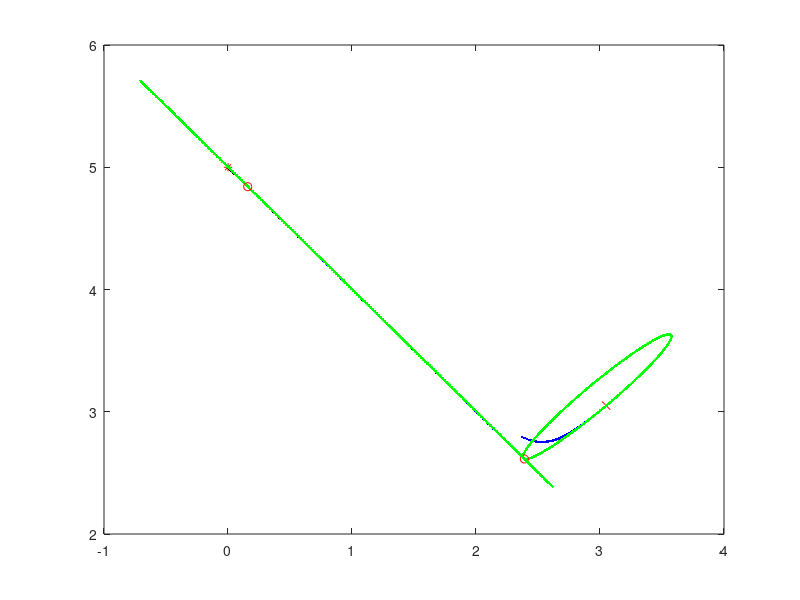

Source code (MATLAB):
function [x,obj,kk,infe,m1,n1]=infeasibleexample
%DATA: A b c come from function arguments
%Parameter: d=1 for degenerate problems making matrix full rank is applied
% ================plot chart example===============
global p0 A bhat chat m n e that cgold tmpW 
cgold = (-1+sqrt(5))/2;
A=[1 1]; b=5; c=[1 0]'; p0=[-1 2 1 2 3]'; %my example
wopt=[0  1];
plotEx = 1;
%%%central path of this problem
s1=[];
s2=[];
x1=[];
x2=[];
for u=1.05:-0.05:0.05
    d=((5-2*u)-sqrt((5-2*u)^2+20*u))/10;
    s1=[s1 1-d];
    s2=[s2 -d];
    x1=[x1 u/(1-d)];
    x2=[x2 u/(-d)];
end
for u=0.05:-0.001:0.001
    d=((5-2*u)-sqrt((5-2*u)^2+20*u))/10;
    s1=[s1 1-d];
    s2=[s2 -d];
    x1=[x1 u/(1-d)];
    x2=[x2 u/(-d)];
end
for u=0.001:-0.00001:0.00001
    d=((5-2*u)-sqrt((5-2*u)^2+20*u))/10;
    s1=[s1 1-d];
    s2=[s2 -d];
    x1=[x1 u/(1-d)];
    x2=[x2 u/(-d)];
end
for u=0.00001:-0.0000001:0.0000001
    d=((5-2*u)-sqrt((5-2*u)^2+20*u))/10;
    s1=[s1 1-d];
    s2=[s2 -d];
    x1=[x1 u/(1-d)];
    x2=[x2 u/(-d)];
end
plot(x1, x2, 'k.'); hold on
% plot(s1, s2, 'k'); hold on
if (plotEx)
    plot(0,5,'*r'); hold on%plot x optimal solution
%     plot(1,0,'*r'); hold on%plot s optimal solution
end
hold on
% ================plot chart example===============
if exist('d') == 0
    d = 0;
end
epsilon=0.00000001; 
theta0=0.1;

%----------------------------
%check the problem conditions
%----------------------------
[m,n]=size(A);
totNonzero=nnz(A);
sparseM=totNonzero/((n+m)/2);
[minApre,maxApre]=calRatioCondition(A);
Aratio=maxApre/minApre;
%--------------
%preprocessing
%--------------
prepro=1;
csum=0;
rowIndex=zeros(m,1); columnIndex=zeros(n,1);
while prepro==1
    prepro=0;
    
    %rule 1: romove empty row
    for i=m:-1:1 
        nz=nnz(A(i,:));
        if nz==0 
            if abs(b(i))<=epsilon    % if no error b(i)=0
                A(i,:)=[]; b(i)=[]; m=m-1; %lambda(i)=[];
                prepro=1;
            else
                error('infeasible');
            end
        end
    end
    disp('Rule 1: remove empty rows');
    disp([num2str(m),'  ', num2str(n)]);
    
%     %rule 2: remove linearly dependent rows
%     i=m;
%     while i>1
%         idxi=find(A(i,:)); Ai=A(i,:);
%         for j=i-1:-1:1
%             idxj=find(A(j,:));
%             if length(idxi)==length(idxj)
%                 if idxi==idxj 
%                     coef=A(j,idxj(1))/Ai(idxi(1));
%                     if norm(coef*Ai-A(j,:))<epsilon^2 & coef*b(i)-b(j)<epsilon
%                         A(j,:)=[]; b(j)=[]; %lambda(j)=[];
%                         m=m-1; i=i-1;
%                         prepro=1;
%                     elseif norm(coef*Ai-A(j,:))<epsilon^2 & coef*b(i)-b(j)>epsilon
%                         error('infeasible problem');
%                     end
%                 end
%             end
%         end
%         i=i-1;
%     end
%     disp('Rule 2: removing duplicate rows')
%     disp([num2str(m),'  ', num2str(n)])

    %rule 3: remove empty column
    for i=n:-1:1
        nz=nnz(A(:,i));
        if nz==0
%         if norm(A(:,i),1)<epsilon^2
            if c(i)>=-epsilon*100 %if there is no error c(i)>=0
                A(:,i)=[]; c(i)=[]; %s(i)=[]; x(i)=[];
                n=n-1;
                prepro=1;
            else
                error('infinite xi');
            end
        end
    end
    disp('Rule 3: remove empty columns');
    disp([num2str(m),'  ', num2str(n)]);
    
%     %rule 4: remove duplicate columns
%     i=n;
%     while i>1
%         idxi=find(A(:,i)); Ai=A(:,i); ci=c(i);
%         j=i-1;
%         while j>=1
%             idxj=find(A(:,j));
%             if length(idxi)==length(idxj)
%                 if idxi==idxj
%                     if norm(Ai-A(:,j))<epsilon^2    %A(:,i)-A(:,j)=0
%                         if abs(ci-c(j))<epsilon;           %c(i)-c(j)=0
%                             A(:,j)=[]; c(j)=[]; %s(j)=[]; x(i)=[];
%                             j=j-1; i=i-1; prepro=1; n=n-1;
%                         end
%                     end
%                 end
%             end
%             j=j-1;
%         end
%         i=i-1;
%     end
%     disp('Rule 4: remove duplicate columns')
%     disp([num2str(m),'  ', num2str(n)])

    %rule 5: remove row of singleton. Identify problem "Scorpion" as infeasible
    %on my old computer
    i=m;
    while i>=1
        if nnz(A(i,:))==1 %find a singleton
            idj=find(A(i,:));
            xj=b(i)/A(i,idj);
            if xj<0
                error('the problem is not feasible');
            end
            csum=csum+c(idj)*xj;
            for k=1:length(b)
                b(k)=b(k)-A(k,idj)*xj;
            end
            A(:,idj)=[]; c(idj)=[]; %s(j)=[]; x(j)=[];
            A(i,:)=[]; b(i)=[]; %lambda(i)=[];
            n=n-1; m=m-1; prepro=1; %i=i-1;
        end
        i=i-1;
    end 
    disp('Rule 5: remove rows of singleton');
    disp([num2str(m),'  ', num2str(n)]);

%     %rule 6: combined columns that form a free variable, then solve it
%     i=n;
%     while i>1
%         j=i-1; skipJ=0;
%         while j>=1
%             if  norm(A(:,i)+A(:,j))<epsilon^2 & abs(c(i)+c(j))<epsilon^2
%                 %combine two singleton columns into one to become a free
%                 %variable, then solve the free variable, then substitute to
%                 %the objective function
%                 if nnz(A(:,i))==0
%                     if c(i)< -epsilon*100
%                         error('the problem is unbounded')
%                     else
%                         A(:,i)=[]; c(i)=[]; 
%                         A(:,j)=[]; c(j)=[];
%                         i=i-2; n=n-2; prepro=1;
%                         skipJ=1;
%                     end
%                 else
%                     A(:,i)=[]; c(i)=[]; %s(i)=[]; x(i)=[];
%                     i=i-1; n=n-1;
%                     firstRow=1;
%                     for k=1:m
%                         if A(k,j)~=0 %find the first row s.t. A(k,i)~=0
%                             if firstRow~=1
%                                 if A(k,j)~=0 & b1~=0
%                                     b(k)=b(k)-A(k,j)*b1/A(k1,j);
%                                 end
%                                 for ii=1:n
%                                     if ii~=j
%                                         if (A(k,j)~=0 & A(k1,ii)~=0)
%                                             A(k,ii)=A(k,ii)-A(k,j)*A(k1,ii)/A(k1,j);
%                                         end
%                                     end
%                                 end
%                             else
%                                 b1=b(k); k1=k;
%                                 if c(j)~=0 & b(k) ~=0
%                                     csum=csum+c(j)*b(k)/A(k,j);
%                                 end
%                                 for ii=1:n
%                                     if ii~=j
%                                         if A(k,ii)~=0 & c(j)~=0
%                                             c(ii)=c(ii)-c(j)*A(k,ii)/A(k,j);
%                                         end
%                                     end
%                                 end
%                                 firstRow=0;
%                             end
%                         end
%                     end
%                     A(:,j)=[]; c(j)=[]; %s(j)=[]; x(j)=[];
%                     j=j-1; n=n-1;
%                     A(k1,:)=[]; b(k1)=[]; m=m-1;
%                      prepro=1; skipJ=1;
%                 end
%             end
%             if skipJ==1
%                 break;
%             else
%                 j=j-1;
%             end
%         end
%         i=i-1;
%     end
%     disp('Rule 6: remove free variabls')
%     disp([num2str(m),'  ', num2str(n)])

    % rule 7: remove fixed variables
    % b(i)=0 but all A(i,:)>=0 or A(i,:)<=0
    for i=m:-1:1
        if b(i)==0
            if nnz(A(i,:))==0 %min(A(i,:))==0 & max(A(i,:))==0
                A(i,:)=[]; b(i)=[];
                m=m-1; prepro=1;
            elseif min(A(i,:))==0 && max(A(i,:))>0
                idxa=find(A(i,:)>0);
                for j=length(idxa):-1:1
                    A(:,idxa(j))=[]; c(idxa(j))=[]; n=n-1;
                end
                A(i,:)=[]; b(i)=[]; %lambda(i)=[];
                m=m-1; prepro=1;
            elseif min(A(i,:))<0 && max(A(i,:))==0
                idxa=find(A(i,:)<0);
                for j=length(idxa):-1:1
                    A(:,idxa(j))=[]; c(idxa(j))=[]; n=n-1;
                end
                A(i,:)=[]; b(i)=[]; %lambda(i)=[];
                m=m-1; prepro=1;
            end
        elseif b(i)<0
            if min(A(i,:))==0
                [m n]=size(A);
                error('infeasible problem');
            end
        elseif b(i)>0
            if max(A(i,:))==0
                [m n]=size(A);
                error('infeasible problem');
            end
        end
    end
    disp('Rule 7: remove fixed variables');
    disp([num2str(m),'  ', num2str(n)]);
 
%     %rule 8: for b(i)=b(j), and A(i,:)-A(j,:)>=0 (A(i,:)-A(j,:)<=0) remove  
%     %variables xk corresponding to A(j,k)>0 (A(j,k)<0)
%     i=m;
%     while i>1
%         j=i-1;
%         while j>=1
%             Aimj=A(i,:)-A(j,:); 
%             if b(i)-b(j)==0 & min(Aimj)>=0
%                 nnzAi=nnz(A(i,:)); nnzAj=nnz(A(j,:));
%                 idij=find(Aimj>0);
%                 for k=length(idij):-1:1
%                     A(:,idij(k))=[]; c(idij(k))=[]; n=n-1; prepro=1;
%                 end
%                 if nnzAi>nnzAj
%                     A(i,:)=[]; b(i)=[];
%                     m=m-1; %i=i-1; 
%                 else
%                     A(j,:)=[]; b(j)=[];
%                     m=m-1; %j=j-1; i=i-1; 
%                 end
%             elseif (b(i)-b(j)==0 & max(Aimj)<=0)
%                 nnzAi=nnz(A(i,:)); nnzAj=nnz(A(j,:));
%                 idij=find(Aimj<0);
%                 for k=length(idij):-1:1
%                     A(:,idij(k))=[]; c(idij(k))=[]; n=n-1; prepro=1;
%                 end
%                 if nnzAi>nnzAj
%                     A(i,:)=[]; b(i)=[];
%                     m=m-1; %i=i-1; 
%                 else
%                     A(j,:)=[]; b(j)=[];
%                     m=m-1; %j=j-1; i=i-1; 
%                 end  
%             end
%             j=j-1;
%         end
%         i=i-1;
%     end
%     i=m;
%     while i>1
%         j=i-1;
%         while j>=1
%             Aipj=A(i,:)+A(j,:);
%             if b(i)+b(j)==0 & min(Aipj)>=0
%                 nnzAi=nnz(A(i,:)); nnzAj=nnz(A(j,:));
%                 idij=find(Aipj>0);
%                 for k=length(idij):-1:1
%                     A(:,idij(k))=[]; c(idij(k))=[]; n=n-1; prepro=1;
%                 end
%                 if nnzAi>nnzAj
%                     A(i,:)=[]; b(i)=[];
%                     m=m-1; %i=i-1; 
%                 else
%                     A(j,:)=[]; b(j)=[];
%                     m=m-1; %j=j-1; i=i-1; 
%                 end
%             elseif (b(i)+b(j)==0 & max(Aipj)<=0)
%                 nnzAi=nnz(A(i,:)); nnzAj=nnz(A(j,:));
%                 idij=find(Aipj<0);
%                 for k=length(idij):-1:1
%                     A(:,idij(k))=[]; c(idij(k))=[]; n=n-1; prepro=1;
%                 end
%                 if nnzAi>nnzAj
%                     A(i,:)=[]; b(i)=[];
%                     m=m-1; %i=i-1; 
%                 else
%                     A(j,:)=[]; b(j)=[];
%                     m=m-1; %j=j-1; i=i-1; 
%                 end  
%             end
%             j=j-1;
%         end
%         i=i-1;
%     end
%     disp('Rule 8: remove fixed variables defined by two rows')
%     disp([num2str(m),'  ', num2str(n)])
    
    %rule 9: for row i, one A(i,k) has different sign from all other A(i,j)
    %and A(i,k) has the same sign as b(i)
    if Aratio<10^6
        i=m;
        while i>=1
            if b(i)>0
                idxp=find(A(i,:)>0);
            elseif b(i)<0
                idxp=find(A(i,:)<0);
            else
                idxp=find(A(i,:)>0);
                idxm=find(A(i,:)<0);
                if length(idxm)<length(idxp)
                    tmp=idxp; idxp=idxm; idxm=tmp; clear tmp
                end
            end
            if length(idxp)==1 
                aip=A(i,idxp);
                if b(i)>0
                    idxm=find(A(i,:)<0);
                elseif b(i)<0
                    idxm=find(A(i,:)>0);
                end
                for j=m:-1:1
                    if j~=i
                        b(j)=b(j)-A(j,idxp)*b(i)/aip;
                        for k=1:length(idxm)
                            A(j,idxm(k))=A(j,idxm(k))-A(j,idxp)*A(i,idxm(k))/aip;
                        end
                    end
                end
                csum=csum+c(idxp)*b(i)/aip;
                for k=1:length(idxm)
                    c(idxm(k))=c(idxm(k))-c(idxp)*A(i,idxm(k))/aip;
                end
                c(idxp)=[]; A(i,:)=[]; A(:,idxp)=[]; b(i)=[];
                m=m-1; n=n-1; prepro=1; %i=i-1; 
            end
            i=i-1;
        end
        disp('Rule 9: solving positive variabls');
        disp([num2str(m),'  ', num2str(n)]);
    end

%     %rule 10: remove fixed variables
%     % two lines are almost the same except one extra element
%     i=m;
%     while i>=1
%         j=i-1;
%         while j>=1
%             tmpRow=A(i,:)-A(j,:); % i and j are both rows
%             if nnz(tmpRow)==1
%                 k=find(tmpRow);
%                 xk=(b(i)-b(j))/tmpRow(k);
%                 if xk>=0
%                     for ell=1:length(b)
%                         if ell~=i & ell~=j
%                             b(ell)=b(ell)-A(ell,k)*xk;
%                         end
%                     end
%                     A(j,:)=[]; b(j)=[]; i=i-1; %lambda(j)=[];
%                     if c(k)~=0 & xk~=0
%                         csum=csum+c(k)*xk;
%                     end
%                     A(:,k)=[]; c(k)=[]; %s(k)=[]; x(k)=[]; 
%                     prepro=1;
%                     m=m-1; n=n-1;
%                 else
%                     error('the problem is infeasible')
%                 end
%             end
%             j=j-1;
%         end
%         i=i-1;
%     end  
%     disp('Rule 10: remove singletons defined by two rows')
%     disp([num2str(m),'  ', num2str(n)])
end
[m1,n1]=size(A);

%-----------------
% make A full rank
%-----------------
if d==1
    fullRank=0;
    A0=A; b0=b; c0=c;
    [A,b,c]=makeAfull(A,b,c);
    [m,n]=size(A);
    if m1==m
        A=A0; b=b0; c=c0; 
        clear A0 b0 c0
        disp('original A is full rank');
    else
        fullRank=0;
        disp('original A is not full rank');
    end
end

%----------------------------------------
%scaling of A, b, c if A is poorly scaled
%----------------------------------------
%calculate the ratio of max(|aij)|/min(|aij|) for aij~=0
[minApre,maxApre]=calRatioCondition(A);
Aratio=maxApre/minApre;
% if Aratio > 10^6
%     Abackup=A; bbackup=b; cbackup=c;
%     % form normal equation (see Curtis and Reid paper)
%     E=sparse(m,n);
%     M=sparse(m,m); p1=zeros(m,1);
%     for i=1:m
%         M(i,i)=nnz(A(i,:));
%         idxj=find(A(i,:));
%         for j=1:length(idxj)
%             p1(i)=p1(i)+log10(abs(A(i,idxj(j))));
%             E(i,idxj(j))=1;
%         end
%     end
%     N=sparse(n,n); p2=zeros(n,1);
%     for i=1:n
%         N(i,i)=nnz(A(:,i));
%         idxj=find(A(:,i));
%         for j=1:length(idxj)
%             p2(i)=p2(i)+log10(abs(A(idxj(j),i)));
%         end
%     end
%     BA=[M E; E' N];
%     pb=[p1; p2];
%     %inverse constantly be used
%     invM=inv(M); invN=inv(N); pConv=trace(M);
%         A=Abackup; b=bbackup; c=cbackup;
%         y0=[invM*p1; zeros(n,1)];
%         if Aratio < 10^7
%             stp=6;
%         elseif Aratio < 10^8
%             stp=9;
%         elseif Aratio < 10^9
%             stp=12;
%         else
%             stp=15;
%         end
%         [f y]=fscaling(A,M,E,N,p1,p2,y0,m,n,stp);
%         sca1=y(1:m);
%         sca2=y(m+1:m+n);
%         sR1=(1./(10.^sca1)); 
%         sC1=(1./(10.^sca2));
%         [A,b,c]=takeScaling(A,b,c,sR1,sC1);
%         [minA,maxA]=calRatioCondition(A)
%         maxA/minA
%         disp('deepest decent rescaling is used')
%         clear pb ss rowMin rowMax I J S sR1 sC1 idxi idxj sca ...
%             sca1 sca2 BA E M N p1 p2 invM invN Abackup bbackup cbackup;
% else 
%     disp('rescaling is not used')
% end

%-------------------------------------------
%initial point (Lustig's method is the best)
%-------------------------------------------
e=ones(n,1); invAA=inv(A*A');
    %%%%%%%%%%%%%%%%%%%%%%%%%%
    % Merhodra's initial point
    %%%%%%%%%%%%%%%%%%%%%%%%%%
    gInvA=A'*invAA;
    ty=invAA*(A*c);
    ts=c-A'*ty;
    tx=A'*(invAA*b);
    dx=max(-1.1*min(tx),0);
    ds=max(-1.1*min(ts),0);
    sumx=0; sums=0;
    for i=1:n
        sumx=tx(i)+dx;
        sums=ts(i)+ds;
    end
    tdx=dx+0.5*(tx+dx*e)'*(ts+ds*e)/sumx;
    tds=ds+0.5*(tx+dx*e)'*(ts+ds*e)/sums;
    xx=tx+tdx*e; 
    ll=ty; 
    ss=ts+tds*e; 
    max1=max(max(norm(A*xx-b),norm(A'*ll+ss-c)),xx'*ss/n);

    %%%%%%%%%%%%%%%%%%%%%%%%%%
    % Lustig's initial point
    %%%%%%%%%%%%%%%%%%%%%%%%%%
    norm1b=max(norm(b,1)/100, 100); tx=A'*(invAA*b); 
    tmpx1=max(-min(tx),norm1b); tmpy1=1+norm(c,1);
    lambda=zeros(m,1);  lambdaIdx=zeros(m,1);
    for i=1:n
        x(i)=max(tmpx1, tx(i));
        if c(i)>tmpy1
            s(i)=c(i)+tmpy1;
        elseif c(i)<-tmpy1
            s(i)=-c(i);
        elseif c(i)>=0 && c(i)<tmpy1
            s(i)=c(i)+tmpy1;
        elseif -tmpy1<=c(i) && c(i)<=0
            s(i)=tmpy1;
        end
    end
    s=s'; x=x';
    max2=max(max(norm(A*x-b),norm(A'*lambda+s-c)),x'*s/n);
    if max1<max2
        x=xx; s=ss; lambda=ll;
        disp('Merhodra initial point is used');
    end
xini=x; sini=s;rB=A*x-b; rC=A'*lambda+s-c;
% Xp=sparse(diag(x)); Sp=sparse(diag(s));

if (plotEx)
    plot(x(1), x(2), 'xr'); hold on  % starting point
%     plot(s(1), s(2), 'xr'); hold on  
    zeroN=zeros(n,n); zeroNm=zeros(n,m); zeroM=zeros(m,m); zeroMn=zeros(m,n); I=eye(n,n);
    for tt=1:-0.01:0.15
        tx=sqrt(tt)*x; ts=sqrt(tt)*s; tlambda=sqrt(tt)*lambda;
        tXp=sparse(diag(tx)); tSp=sparse(diag(ts));
        that=tt*x.*s; bhat=b+tt*rB; chat=c+tt*rC; tmpW=[tlambda;ts;tx];
        trt=tx.*ts-that; trb=A*tx-bhat; trc=A'*tlambda+ts-chat;
        ki=0;
        while norm(trt)>0.001 | norm(trb)>0.001 | norm(trc)>0.001
            ki=ki+1;
            if ki>100;
                tx=rand(n,1); ts=rand(n,1); rand(n,1); ki=0;
                tXp=sparse(diag(tx)); tSp=sparse(diag(ts));
                that=tt*x.*s; bhat=b+tt*rB; chat=c+tt*rC; tmpW=[tlambda;ts;tx];
                trt=tx.*ts-that; trb=A*tx-bhat; trc=A'*tlambda+ts-chat;
            end
            tmpA=sparse([A' I zeroN; zeroNm tXp tSp; zeroM zeroMn A]);
            tmpb=[trc; trt; trb];
            deltaW=-tmpA\tmpb; 
            step=1.0; 

            %%% find best alpha in (0, step] to go to the point on central path
            w=tmpW+step*deltaW;
            ta=0;
            if (min(w(m+1:m+2*n))>0)
                [wFlag tb ftb x1 x2]= initGolden(w, step, m, n, ta);
                [w1 fx1]=fval(tmpW, deltaW,x1,m,n);
                [w2 fx2]=fval(tmpW, deltaW,x2,m,n);
            else
                wFlag=0;
            end
            tmax=1.0; tmin=ta;
            for i=1:100
                if wFlag ==1 % golden section finds the best center point
                    if (fx1<fx2)
                        tb=x2; x2=x1; fx2=fx1;
                        x1=cgold*ta+(1-cgold)*tb;
                        [w1 fx1]=fval(tmpW,deltaW,x1,m,n);
                    else
                        ta=x1; x1=x2; fx1=fx2;
                        x2=(1-cgold)*ta+cgold*tb;
                        [w2 fx2]=fval(tmpW,deltaW,x2,m,n);
                    end
                    if abs(fx2-fx1)<0.001 %|| (max(w(m+1:m+n))>10^4*median(w(m+1:m+n)))% & max(w(m+1:m+n))>10^3 & min(w(m+n+1:m+n+n))<10^(-3))
                        break;
                    end
                else % bisection finds the largest tb<1
                    step=(tmax+tmin)/2;
                    w=tmpW+step*deltaW;
                    if (min(w(m+1:m+2*n))>0)
                        tmin=step;
                        if abs(tmax - tmin)<0.001;
                            [wFlag tb ftb x1 x2]= initGolden(w, step, m, n, ta);
                            [w1 fx1]=fval(tmpW, deltaW,x1,m,n);
                            [w2 fx2]=fval(tmpW, deltaW,x2,m,n);
                        end
                    else
                        tmax=step;
                    end
                end
            end
            if fx2<fx1 && norm(w2(m+1:m+2*n))>0
                w=w2;
            else 
                w=w1;
            end
            tmpW=w;
            tlambda=w(1:m);
            ts=w(m+1:m+n);
            tx=w(m+n+1:m+2*n);
            trt=tx.*ts-that; trb=A*tx-bhat; trc=A'*tlambda+ts-chat;
        end
        plot(tx(1), tx(2), 'b.'); hold on 
%         plot(ts(1), ts(2), 'b-'); hold on
    end
end




Xp=sparse(diag(x)); Sp=sparse(diag(s));
mu=s'*x/n; rB=A*x-b; rC=A'*lambda+s-c;
kk=0; %iteration count
singleEarly=0;
sOld=s; xOld=x; lOld=lambda;
while (norm(rB)/max(1, norm(b)))+(norm(rC)/max(1, norm(c))) ...
        +(abs(c'*x-b'*lambda)/max(norm(b),max(1,norm(c))))>epsilon
    if d==1
        if fullRank==0 || singleEarly==1
            disp('real initial x-i-b s-i-c')
            [max(x) max(xini) max(b) max(s) max(sini) max(c)]
            xid=find(x<10^(-6));
            % when x->0, remove corresponding columns in A, c, x, s, and rC
            % if m<n, make A full matrix using Gaussian elimination
            if length(xid)>0 
    %         if ~isempty(xid)
                for i=length(xid):-1:1
                    A(:,xid(i))=[]; c(xid(i))=[]; 
                    x(xid(i))=[]; s(xid(i))=[];
                    rC(xid(i))=[];
                    xOld(xid(i))=[]; sOld(xid(i))=[];
                end
                [A,b,c,x,s,lambda,rB,rC,lOld,xOld,sOld]=makeAfull(A,b,c,x,s,lambda,rB,rC,lOld,xOld,sOld);
                [m,n]=size(A);
                e=ones(n,1);
                invS=sparse(diag(1./s)); 
                XinvS=sparse(diag(x.*(1./s))); 
                AXinvS=sparse(A*XinvS);
            end
        end
    end
    
    theta=theta0;%*(1/(1+kk));
    %---------
    % Step 1.
    %---------
    invS=sparse(diag(1./s)); 
    XinvS=sparse(diag(x.*(1./s))); 
    AXinvS=sparse(A*XinvS);
    tmpA=sparse(AXinvS*A');
    tmpb=AXinvS*rC-b;
    dl=tmpA\tmpb;
    ds=rC-A'*dl;
    dx=x-XinvS*ds;

    Alpha_x=1;
    for i=1:n
        if dx(i)>0
            midAlpha=x(i)/dx(i);
            if midAlpha<Alpha_x
                Alpha_x=midAlpha;
            end
        end
    end
    Alpha_s=1;
    for i=1:n
        if ds(i)>0
            midAlpha=s(i)/ds(i);
            if midAlpha<Alpha_s
                Alpha_s=midAlpha;
            end
        end
    end
    
    %---------
    % Step 2.
    %---------
    mu_aff=((x-dx*Alpha_x)'*(s-ds*Alpha_s))/n;
    xigma=min((mu_aff/mu)^3,0.5);
    %---------
    % Step 3.
    %---------
    tmpb=A*invS*(2*dx.*ds-xigma*mu*e);
    ddl=tmpA\tmpb;
    dds=-A'*ddl;
    ddx=invS*(xigma*mu*e-x.*dds-2*(dx.*ds)); 
if (plotEx && kk<=1)
    for step=0:0.01:pi*2
        tx=x-dx*sin(step)+ddx*(1-cos(step));
        ts=s-ds*sin(step)+dds*(1-cos(step));
        plot(tx(1), tx(2), 'g.'); hold on
%         plot(ts(1), ts(2), 'g'); hold on
    end
end
    clear tmpA tmpb Abackup bbackup
    %---------
    % Step 4.
    %---------
    maxAlpha=pi/2; minAlpha=0; Alpha_x=minAlpha;
    while (maxAlpha-minAlpha) > 10^(-6)
        midAlpha=(maxAlpha+minAlpha)/2;
        xAlpha=x-dx*sin(midAlpha)+ddx*(1-cos(midAlpha));
        if min(xAlpha) <=0 
            maxAlpha=midAlpha;
        else
            Alpha_x=midAlpha;
            minAlpha=midAlpha;
            xNor=xAlpha;
        end
    end

    c1=1-exp(-(kk+2)); c2=1+exp(-(kk+2));
    c1=1-exp(-(kk+3)); c2=1+exp(-(kk+3));
% c1=0.999; c2=1.001;
    Alpha_1=max(c1*Alpha_x,epsilon); Alpha_2=min(c2*Alpha_x,pi/2);
    xAlpha1=x-dx*sin(Alpha_1)+ddx*(1-cos(Alpha_1));
    xAlpha2=x-dx*sin(Alpha_2)+ddx*(1-cos(Alpha_2));
    if min(xAlpha1)>min(xNor)
        Alpha_x=Alpha_1; %xAlpha=xAlpha1;
    end
    if min(xAlpha2)>min(min(xNor),min(xAlpha1))
        Alpha_x=Alpha_2; %xAlpha=xAlpha2;
    end
    maxAlpha=pi/2; minAlpha=0; Alpha_s=minAlpha;
    while (maxAlpha-minAlpha) > 10^(-6)
        midAlpha=(maxAlpha+minAlpha)/2;
        sAlpha=s-ds*sin(midAlpha)+dds*(1-cos(midAlpha));
        if min(sAlpha) <= 0 
            maxAlpha=midAlpha;
        else
            Alpha_s=midAlpha;
            minAlpha=midAlpha;
            sNor=sAlpha;
        end
    end

    Alpha_1=max(c1*Alpha_s,epsilon); Alpha_2=min(c2*Alpha_s,pi/2);
    sAlpha1=s-ds*sin(Alpha_1)+dds*(1-cos(Alpha_1));
    sAlpha2=s-ds*sin(Alpha_2)+dds*(1-cos(Alpha_2));
    if min(sAlpha1)>min(sNor)
        Alpha_s=Alpha_1; %sAlpha=sAlpha1;
    end
    if min(sAlpha2)>min(min(sNor),min(sAlpha1))
        Alpha_s=Alpha_2; %sAlpha=sAlpha2;
    end
    %---------
    % Step 5.
    %---------
    x=x-dx*sin(Alpha_x)+ddx*(1-cos(Alpha_x));
    s=s-ds*sin(Alpha_s)+dds*(1-cos(Alpha_s));
    lambda=lambda-dl*sin(Alpha_s)+ddl*(1-cos(Alpha_s));
    normRbk=norm(A*x-b); normRck=norm(A'*lambda+s-c);

    %---------
    % Step 6.
    %---------
    if min(x)<0 || min(s)<0
        error('DEBUG: something is wrong')
    end
        
    Sp=sparse(diag(s));
    Xp=sparse(diag(x));

    rB=A*x-b;
    rC=A'*lambda+s-c;
    mu=s'*x/n;

    kk=kk+1;

    if Alpha_x <10^(-8) && Alpha_s<10^(-8)
        break;
    end
    if (10*normRbk<norm(rB) && norm(rB)>10^(-6)) || (10*normRck<norm(rC) && norm(rC)>10^(-6))

        x=xOld; s=sOld; mu=s'*x/n;
        break;
    end
    if d==1
        if min(x)<10^(-6) % && mu>10^(-7)
            singleEarly=1;
        end
    end
    sOld=s; xOld=x; lOld=lambda;
if (plotEx)
    if kk<=1
        plot(x(1), x(2), 'ro'); hold on
%         plot(s(1), s(2), 'ro'); hold on
        for tt=1:-0.01:0.15
            tx=sqrt(tt)*x; ts=sqrt(tt)*s; tlambda=sqrt(tt)*lambda;
            tXp=sparse(diag(tx)); tSp=sparse(diag(ts));
            that=tt*x.*s; bhat=b+tt*rB; chat=c+tt*rC; tmpW=[tlambda;ts;tx];
            trt=tx.*ts-that; trb=A*tx-bhat; trc=A'*tlambda+ts-chat;
            ki=0;
            while norm(trt)>0.001 || norm(trb)>0.001 || norm(trc)>0.001
                ki=ki+1;
                if ki>100;
                    tx=rand(n,1); ts=rand(n,1); rand(n,1); ki=0;
                    tXp=sparse(diag(tx)); tSp=sparse(diag(ts));
                    that=tt*x.*s; bhat=b+tt*rB; chat=c+tt*rC; tmpW=[tlambda;ts;tx];
                    trt=tx.*ts-that; trb=A*tx-bhat; trc=A'*tlambda+ts-chat;
                end
                tmpA=sparse([A' I zeroN; zeroNm tXp tSp; zeroM zeroMn A]);
                tmpb=[trc; trt; trb];
                deltaW=-tmpA\tmpb; 
                step=1.0; 

                %%% find best alpha in (0, step] to go to the point on central path
                w=tmpW+step*deltaW;
                ta=0;
                if (min(w(m+1:m+2*n))>0)
                    [wFlag tb ftb x1 x2]= initGolden(w, step, m, n, ta);
                    [w1 fx1]=fval(tmpW, deltaW,x1,m,n);
                    [w2 fx2]=fval(tmpW, deltaW,x2,m,n);
                else
                    wFlag=0;
                end
                tmax=1.0; tmin=ta;
                for i=1:100
                    if wFlag ==1 % golden section finds the best center point
                        if (fx1<fx2)
                            tb=x2; x2=x1; fx2=fx1;
                            x1=cgold*ta+(1-cgold)*tb;
                            [w1 fx1]=fval(tmpW,deltaW,x1,m,n);
                        else
                            ta=x1; x1=x2; fx1=fx2;
                            x2=(1-cgold)*ta+cgold*tb;
                            [w2 fx2]=fval(tmpW,deltaW,x2,m,n);
                        end
                        if abs(fx2-fx1)<0.001 %|| (max(w(m+1:m+n))>10^4*median(w(m+1:m+n)))% & max(w(m+1:m+n))>10^3 & min(w(m+n+1:m+n+n))<10^(-3))
                            break;
                        end
                    else % bisection finds the largest tb<1
                        step=(tmax+tmin)/2;
                        w=tmpW+step*deltaW;
                        if (min(w(m+1:m+2*n))>0)
                            tmin=step;
                            if abs(tmax - tmin)<0.001;
                                [wFlag tb ftb x1 x2]= initGolden(w, step, m, n, ta);
                                [w1 fx1]=fval(tmpW, deltaW,x1,m,n);
                                [w2 fx2]=fval(tmpW, deltaW,x2,m,n);
                            end
                        else
                            tmax=step;
                        end
                    end
                end
                if fx2<fx1 && norm(w2(m+1:m+2*n))>0
                    w=w2;
                else 
                    w=w1;
                end
                tmpW=w;
                tlambda=w(1:m);
                ts=w(m+1:m+n);
                tx=w(m+n+1:m+2*n);
                trt=tx.*ts-that; trb=A*tx-bhat; trc=A'*tlambda+ts-chat;
            end
            plot(tx(1), tx(2), 'b.'); hold on 
%             plot(ts(1), ts(2), 'b-'); hold on 
        end
    elseif kk<=2
        plot(x(1), x(2), 'ro'); hold on
%         plot(s(1), s(2), 'ro'); hold on
    else
    end
end
end

obj=c'*x+csum;
infe=norm(A*x-b);


% this function computes scaling matrices using deepest descent method
% and golden section search
function [f y]=fscaling(A,M,E,N,p1,p2,y0,m,n,stp)
fy0=fyfunction(A,y0);
fpy0=[M E;E' N]*y0-[p1;p2]; ik=0;
while norm(fpy0)>0.01 && ik<stp
    y=y0-fpy0;
    fy=fyfunction(A,y);
    [fy,y] = myGolden(A,y0,fpy0);
    y0=y;
    fy0=fy;
    fpy0=[M E;E' N]*y0-[p1;p2]; ik=ik+1
end
f=fy;

% golden section is used for gradient method to find scaling matrices
function [fy,y] = myGolden(A,y0,fpy0)
a=0; b=1;                       % start of interval
iter= 15;                       % maximum number of iterations
tau=double((sqrt(5)-1)/2);      % golden proportion coefficient, around 0.618
k=0; 
x1=a+(1-tau)*(b-a);             % computing x values
x2=a+tau*(b-a);
y1=y0-x1*fpy0;
f_x1=fyfunction(A,y1);
y2=y0-x2*fpy0;
f_x2=fyfunction(A,y2);
while ((abs(b-a)>0.001) && (k<iter))
    k=k+1;
    if(f_x1<f_x2)
        b=x2;
        x2=x1;
        x1=a+(1-tau)*(b-a);
        y1=y0-x1*fpy0;
        f_x1=fyfunction(A,y1);
        y2=y0-x2*fpy0;
        f_x2=fyfunction(A,y2);
    else
        a=x1;
        x1=x2;
        x2=a+tau*(b-a);
        y1=y0-x1*fpy0;
        f_x1=fyfunction(A,y1);
        y2=y0-x2*fpy0;
        f_x2=fyfunction(A,y2);
    end
    k=k+1;
end
if(f_x1<f_x2)
    fy=f_x1;
    y=y1;
else
    fy=f_x2;
    y=y2;
end

% given y, this function computes f(y) used in fscaling function
function fy=fyfunction(A,y)
m=length(A(:,1)); fy=0;
for i=1:m;
    idxj=find(A(i,:));
    for j=1:length(idxj)
        fy=fy+(log10(abs(A(i,idxj(j))))-y(i)-y(m+idxj(j)))^2;
    end
end

% this function computes the smallest and biggist absolute nonzeros
% which is used to decide if we need to scale the matrix A b c
function [minA,maxA]=calRatioCondition(A)
m=length(A(:,1));
rowMin=zeros(m,1); rowMax=zeros(m,1);
[i,j,v]=find(A);
if ~isempty(v)
    minA=min(abs(v));
    maxA=max(abs(v));
else
    error('A is a matrix of zero');
end

% given row scaling sR1 and column scaling matrices
% this function scale the matrices A b c
function [A,b,c]=takeScaling(A,b,c,sR1,sC1)
[m,n]=size(A);
for i=1:m
    b(i)=b(i)*sR1(i);
    idxj=find(A(i,:));
    for j=1:length(idxj)
        A(i,idxj(j))=sR1(i)*A(i,idxj(j));
    end
end
for i=1:n
    c(i)=c(i)*sC1(i);
    idxj=find(A(:,i));
    for j=1:length(idxj)
        A(idxj(j),i)=sC1(i)*A(idxj(j),i);
    end
end



function [A,b,c,x,s,lambda,rB,rC,lOld,xOld,sOld]=makeAfull(A,b,c,x,s,lambda,rB,rC,lOld,xOld,sOld)
if exist('lambda','var') == 0
    indlambda = 0;
else
    indlambda = 1;
end
[m,n]=size(A);
indA=sparse(m,n); deA=A; deb=b; indb=zeros(m,1); 
if indlambda==1
    ilambda=zeros(m,1); delambda=lambda; 
    irB=zeros(m,1); derB=rB;
    iold=zeros(m,1); dold=lOld;
end
m1=1; m2=m; sj=1;
% separate independent rows indA and potential dependent row deA
% using column singleton
while sj<n && m1<=m && m2>0
    if nnz(deA(:,sj))==1
        % swap rows of A and make relative changes to b,lambda,rB,
        iw=find(deA(:,sj));
        indA(m1,:)= deA(iw,:); 
        indb(m1)=deb(iw); % align b with A
        if indlambda==1
            ilambda(m1)=delambda(iw); delambda(iw)=[]; % align lambda with A
            irB(m1)=derB(iw); derB(iw)=[]; % align rB with A
            iold(m1)=dold(iw); dold(iw)=[];
        end
        deA(iw,:)=[]; deb(iw)=[]; 
        %swap columns m1 and sj of A and make relative changes to
        %c,s,rC
        if sj~=m1
            indA(:,[m1,sj])=indA(:,[sj,m1]); 
            deA(:,[m1,sj])=deA(:,[sj,m1]);
            c([m1,sj])=c([sj,m1]);
        end
        if indlambda==1
            s([m1,sj])=s([sj,m1]); sOld([m1,sj])=sOld([m1,sj]);
            x([m1,sj])=x([sj,m1]); xOld([m1,sj])=xOld([m1,sj]);
            rC([m1,sj])=rC([sj,m1]);
        end
        sj=m1; m1=m1+1; m2=m2-1; 
    end
    sj=sj+1;
end
if m1-1==m % if A is full rank, b=indb, rB=irB, and lambda=ilambda
    b=indb;
    if indlambda==1
        rB=irB;
        lambda=ilambda; lOld=iold;
    end
else
    %Using Markowitz's pivot rule and pivoting to remove dependent rows in deA
%     deA=deA(1:m2,m1:n); 
%     indA(m1:m,m1:n)=deA; b=[indb; deb];
    indA(m1:m,:)=deA; b=[indb(1:m1-1); deb]; 
    if indlambda==1
        lambda=[ilambda(1:m1-1); delambda];  iOld=[iold(1:m1-1); dold];
        rB=[irB(1:m1-1); derB];
    end
    clear deA deb delambda
    m2=m-m1+1; % number of rows of deA
    while m1<=m 
        minobj=10^10;
        % Markowitz's pivot rule
        for i=m1:m
            ridx=find(abs(indA(i,:))>10^(-8)); % avoid extract small pivot in problem bandm
            rnum=length(ridx);
            if rnum==0  % ith row of A is zero 
                indA(i,:)=[];
                b(i)=[]; 
                if indlambda==1
                    lambda(i)=[]; rB(i)=[]; lOld(i)=[];
                end
                m=m-1;
                break;
            end
            for j=1:rnum % ith row of A is nonzero
    %             cidx=find(indA(m1-1:m,ridx(j)));
    % %%%%%%%%%%%%
                cidx=find(abs(indA(:,ridx(j)))>10^(-8)); % avoid extract small pivot in problem bandm
                rcNum=(rnum-1)*length(cidx);
                if rcNum<minobj
                    minobj=rcNum;
                    minR=i; minRx=ridx;  minCx=cidx; minC=ridx(j);
                end
            end
        end
        if rnum~=0
            % Gauss illimination
            for i=1:length(minCx)
                if minR~=minCx(i)
                    coe=-indA(minCx(i),minC)/indA(minR,minC);
                    b(minCx(i))=b(minCx(i))+coe*b(minR);
                    if indlambda==1
                        rB(minCx(i))=rB(minCx(i))+coe*rB(minR);
                        lambda(minR)=lambda(minR)-coe*lambda(minCx(i));
                        lOld(minR)=lOld(minR)-coe*lOld(minCx(i));
                    end
                    for j=1:length(minRx)
                        indA(minCx(i),minRx(j))=indA(minCx(i),minRx(j))+coe*indA(minR,minRx(j));
                    end
                end
            end
            % column minC is a column singleton
            % Swap rows and columns
            if minR~=m1
                indA([m1,minR],:)=indA([minR,m1],:); %swap rows
                b([m1,minR])=b([minR,m1]);
                if indlambda==1
                    lambda([m1,minR])=lambda([minR,m1]); lOld([m1,minR])=lOld([minR,m1]);
                    rB([m1,minR])=rB([minR,m1]);
                end
            end
            if m1~=minC
                indA(:,[m1,minC])=indA(:,[minC,m1]); %swap column
                c([m1,minC])=c([minC,m1]);
                if indlambda==1
                    x([m1,minC])=x([minC,m1]); xOld([m1,minC])=xOld([minC,m1]);
                    s([m1,minC])=s([minC,m1]); sOld([m1,minC])=sOld([minC,m1]);
                    rC([m1,minC])=rC([minC,m1]);
                end
            end
            m1=m1+1;
        end
    end
end
[m,n]=size(indA);
A=indA; 




function [w fx]=fval(w0, deltaW, x,m ,n)
global that e A bhat chat
w=w0+x*deltaW;
tmpL=w(1:m); tmpS=w(m+1:m+n); tmpX=w(m+n+1:m+2*n);
trc=A'*tmpL+tmpS-chat;
trt=that;
trb=A*tmpX-bhat;
fx=norm([trc;trt;trb]);

function [wFlag tb ftb x1 x2]= initGolden(w, step, m, n, ta)
global that e A bhat chat cgold tmpW 
wFlag = 1;
tmpL=w(1:m); tmpS=w(m+1:m+n); tmpX=w(m+n+1:m+2*n);
trc=A'*tmpL+tmpS-chat;
trt=that;
trb=A*tmpX-bhat;
tb=step; ftb=norm([trc;trt;trb]);
x1=cgold*ta+(1-cgold)*tb;
x2=(1-cgold)*ta+cgold*tb;
